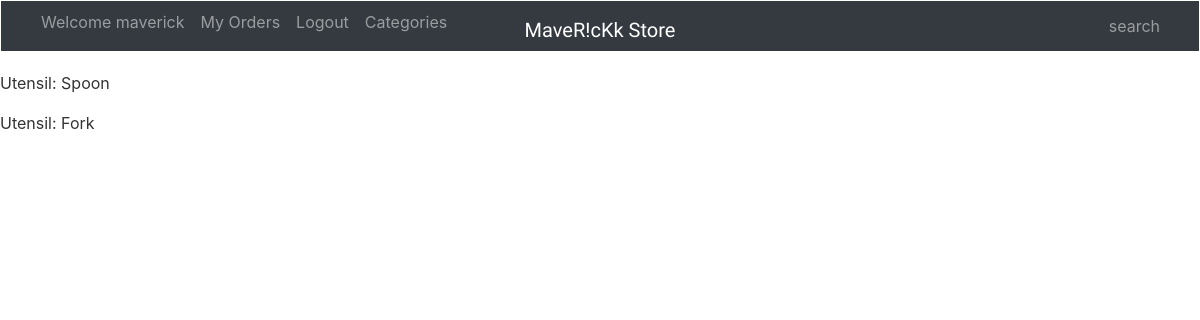
/shop/category-detail/4/ (signed in), run on an earlier commit of the app's database.
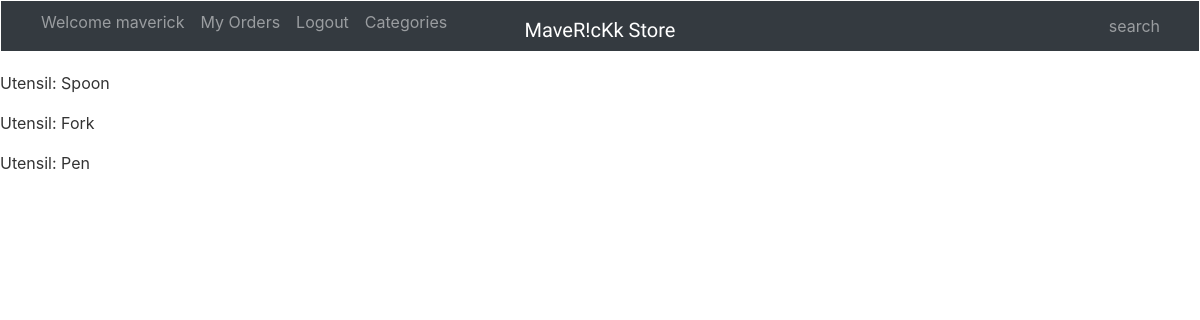
And on a later commit of the database.
### Shopping/models.py (models this page shows, shortened)
class Product(models.Model):
    title = models.CharField(max_length=100, verbose_name=_('title'))
    price = models.IntegerField(verbose_name=_('price'))
    sold_price = models.IntegerField(default=0, verbose_name=_('sold price'))
    description = models.TextField(verbose_name=_('description'))
    pic = models.FileField(blank=True, verbose_name=_('picture'))
    cat = models.ForeignKey(Category, related_name='category', verbose_name=_('Category'))
    available = models.IntegerField(verbose_name=_('Available'))
    class Meta:
        verbose_name = _('Product')
        verbose_name_plural = _('Products')
    def __str__(self):
        return self.title + " " + self.cat.title

class Category(models.Model):
    title = models.CharField(max_length=50, verbose_name=_('title of related category'))
    sold_price = models.IntegerField(default=0 , verbose_name=_('sold price'))
    class Meta:
        verbose_name = _('Category')
        verbose_name_plural = _('Categories')
    def __str__(self):
        return self.title

### Shopping/views.py (the view)
# urls.py: url(r'^category-detail/(?P<pk>[0-9]+)/', views.CategoryDetail,name='categorydetail', ),
def CategoryDetail(request, pk):
    cat = get_object_or_404(Category, pk = pk)
    print(cat)
    print (cat.title)
    product = Product.objects.filter(cat__title__contains = cat.title)
    print(product)
    return render(request, 'shopping/categorydetail.html',{'product':product})

### templates/shopping/categorydetail.html (shortened to what this page needs)
{% extends 'shopping/base.html' %}
{% block body %}
    {% for p in product%}
    <p> {{ p.cat }}: {{ p.title }} </p>
    {% endfor %}
{% endblock %}

What changed in the data, as far as the page shows it:
added Product: cat "Utensil", title "Pen"
